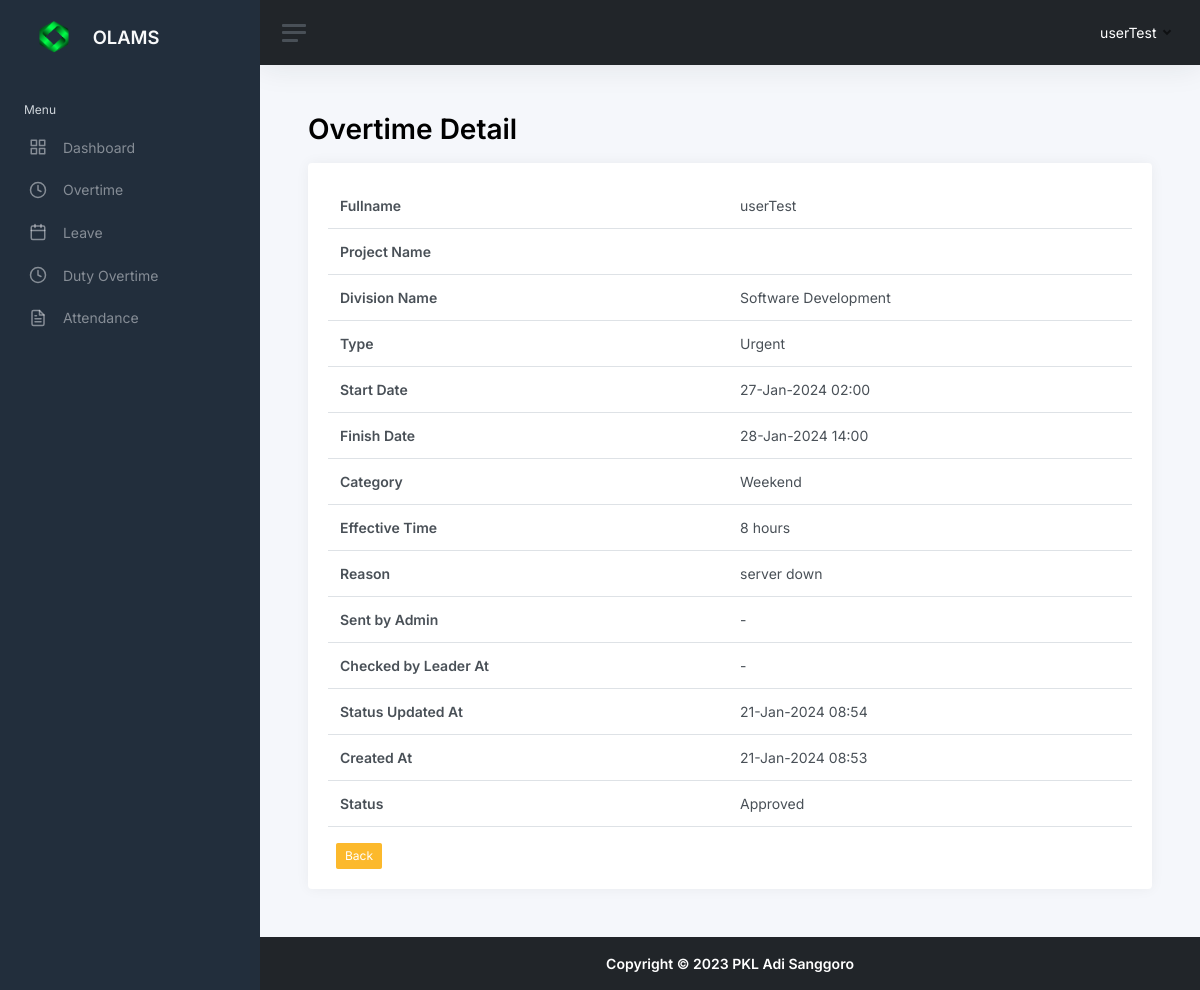
Page /overtime_detail.php?id=76 (signed in) on the committed database.
### tables this page shows
CREATE TABLE `overtimes` (
  `overtime_id` tinyint(3) UNSIGNED NOT NULL,
  `user_id` tinyint(3) UNSIGNED NOT NULL,
  `project_id` tinyint(3) UNSIGNED NOT NULL,
  `divisi_id` tinyint(3) UNSIGNED NOT NULL,
  `type` enum('Normal','Urgent','Business Trip') DEFAULT NULL,
  `start_date` timestamp NOT NULL DEFAULT current_timestamp(),
  `finish_date` timestamp NULL DEFAULT NULL,
  `category` enum('Weekday','Weekend') DEFAULT NULL,
  `effective_time` tinyint(3) UNSIGNED DEFAULT NULL,
  `reason` text NOT NULL,
  `submitted_by_admin` tinyint(3) UNSIGNED DEFAULT NULL,
  `sent_by_admin` timestamp NULL DEFAULT NULL,
  `checked_by_leader` tinyint(3) UNSIGNED DEFAULT NULL,
  `checked_by_leader_at` timestamp NULL DEFAULT NULL,
  `status` enum('Approved','Pending','Rejected') NOT NULL DEFAULT 'Pending',
  `status_updated_at` timestamp NULL DEFAULT NULL,
  `status_updated_by` tinyint(3) UNSIGNED DEFAULT NULL,
  `created_at` timestamp NOT NULL DEFAULT current_timestamp(),
  `created_by` tinyint(3) UNSIGNED NOT NULL,
  `updated_at` timestamp NULL DEFAULT NULL ON UPDATE current_timestamp(),
  `updated_by` tinyint(3) UNSIGNED DEFAULT NULL
);

CREATE TABLE `users` (
  `user_id` tinyint(3) UNSIGNED NOT NULL,
  `role_id` tinyint(3) UNSIGNED NOT NULL,
  `name` varchar(64) NOT NULL,
  `username` varchar(32) NOT NULL,
  `password` varchar(254) NOT NULL,
  `email` varchar(64) NOT NULL,
  `created_by` tinyint(3) UNSIGNED NOT NULL,
  `created_at` timestamp NOT NULL DEFAULT current_timestamp(),
  `updated_by` tinyint(3) UNSIGNED DEFAULT NULL,
  `updated_at` timestamp NULL DEFAULT NULL ON UPDATE current_timestamp()
);

CREATE TABLE `m_divisions` (
  `division_id` tinyint(3) UNSIGNED NOT NULL,
  `division_name` varchar(64) NOT NULL,
  `created_at` timestamp NOT NULL DEFAULT current_timestamp(),
  `created_by` tinyint(3) UNSIGNED NOT NULL,
  `updated_at` timestamp NULL DEFAULT NULL ON UPDATE current_timestamp(),
  `updated_by` tinyint(3) UNSIGNED DEFAULT NULL
);

### overtime_detail.php (the view, shortened to what this page needs)
<?php
include __DIR__ . "/include/conn.inc.php";
$show_overtime_query = "SELECT
    users.name AS name,
    m_projects.project_name AS project_name,
    m_divisions.division_name AS divisi_name,
    overtimes.type AS type,
    overtimes.start_date AS start_date,
    overtimes.finish_date AS finish_date,
    overtimes.category AS category,
    overtimes.effective_time AS effective_time,
    overtimes.reason AS reason,
    overtimes.submitted_by_admin AS submitted_by_admin,
    overtimes.sent_by_admin AS sent_by_admin,
    overtimes.checked_by_leader AS checked_by_leader,
    overtimes.status AS status,
    overtimes.status_updated_at AS status_updated_at,
    overtimes.status_updated_by AS status_updated_by,
    overtimes.created_at AS created_at,
    overtimes.checked_by_leader_at AS checked_by_leader_at
FROM overtimes
LEFT JOIN users ON overtimes.user_id = users.user_id
LEFT JOIN m_projects ON overtimes.project_id = m_projects.project_id
LEFT JOIN m_divisions ON overtimes.divisi_id = m_divisions.division_id
WHERE overtime_id = ?";
if (isset($_GET['id']) && is_numeric($_GET['id'])) {
    $overtime_id = $_GET['id'];
    $show_overtime_statement = mysqli_prepare($conn, $show_overtime_query);
    mysqli_stmt_bind_param($show_overtime_statement, "i", $overtime_id);
    mysqli_stmt_execute($show_overtime_statement);
    $overtimeData = mysqli_stmt_get_result($show_overtime_statement);
    $overtimeDetails = mysqli_fetch_assoc($overtimeData);
} else {
    echo "Invalid overtime ID.";
    exit();
}
?>
<!DOCTYPE html>
<html lang="en">
<head>
    <?php include "head.inc.php"; ?>
</head>
<body>
    <div class="wrapper">
        <?php include "components/sidebar.inc.php"; ?>
        <div class="main">
            <?php include "components/navbar.inc.php"; ?>
            <main class="content">
                <div class="container-fluid p-0">
                    <h1 class="h1 mb-3"><strong>Overtime Detail</strong></h1>
                    <div class="card">
                        <div class="card-body">
                            <table class="table">
                                <tbody>
                                    <tr>
                                        <td><strong>Fullname</strong></td>
                                        <td><?= $overtimeDetails['name'] ?></td>
                                    </tr>
                                    <tr>
                                        <td><strong>Project Name</strong></td>
                                        <td><?= $overtimeDetails['project_name'] ?></td>
                                    </tr>
                                    <tr>
                                        <td><strong>Division Name</strong></td>
                                        <td><?= $overtimeDetails['divisi_name'] ?></td>
                                    </tr>
                                    <tr>
                                        <td><strong>Type</strong></td>
                                        <td><?= $overtimeDetails['type'] ?></td>
                                    </tr>
                                    <tr>
                                        <td><strong>Start Date</strong></td>
                                        <td><?= date('d-M-Y H:i', strtotime($overtimeDetails['start_date'])) ?></td>
                                    </tr>
                                    <tr>
                                        <td><strong>Finish Date</strong></td>
                                        <td><?= date('d-M-Y H:i', strtotime($overtimeDetails['finish_date'])) ?></td>
                                    </tr>
                                    <tr>
                                        <td><strong>Category</strong></td>
                                        <td><?= $overtimeDetails['category'] ?></td>
                                    </tr>
                                    <tr>
                                        <td><strong>Effective Time</strong></td>
                                        <td><?= $overtimeDetails['effective_time'] ?> hours</td>
                                    </tr>
                                    <tr>
                                        <td><strong>Reason</strong></td>
                                        <td><?= $overtimeDetails['reason'] ?></td>
                                    </tr>
                                    <tr>
                                        <td><strong>Sent by Admin</strong></td>
                                        <td><?= $overtimeDetails['sent_by_admin'] ? date('d-M-Y H:i', strtotime($overtimeDetails['sent_by_admin'])) : '-' ?></td>
                                    </tr>
                                    <tr>
                                        <td><strong>Checked by Leader At</strong></td>
                                        <td><?= $overtimeDetails['checked_by_leader_at'] ? date('d-M-Y H:i', strtotime($overtimeDetails['checked_by_leader_at'])) : '-' ?></td>
                                    </tr>
                                    <tr>
                                        <td><strong>Status Updated At</strong></td>
                                        <td><?= $overtimeDetails['status_updated_at'] ? date('d-M-Y H:i', strtotime($overtimeDetails['status_updated_at'])) : '-' ?></td>
                                    </tr>
                                    <tr>
                                        <td><strong>Created At</strong></td>
                                        <td><?= $overtimeDetails['status_updated_at'] ? date('d-M-Y H:i', strtotime($overtimeDetails['created_at'])) : '-' ?></td>
                                    </tr>
                                    <tr>
                                        <td><strong>Status</strong></td>
                                        <td><?= $overtimeDetails['status'] ?></td>
                                    </tr>
                                </tbody>
                            </table>
                            <a href="overtimelist.php" class="btn btn-warning btn-sm ms-2">Back</a>
                        </div>
                    </div>
                </div>
            </main>
            <?php include "components/footer.inc.php"; ?>
        </div>
    </div>
</body>
</html>

### rows in the picture
overtimes: user.name "userTest", divisi.division_name "Software Development", type "Urgent", start_date "27-Jan-2024 02:00", finish_date "28-Jan-2024 14:00", category "Weekend", effective_time "8", reason "server down", status_updated_at "21-Jan-2024 08:54", created_at "21-Jan-2024 08:53", status "Approved"

### other values in the picture
$_SESSION['name'] "userTest"
